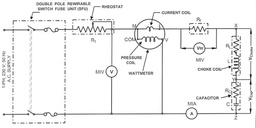
#> input picture python project/drawing/dia.jpg, 256 x 128 px, shrunk from 1100 x 549 before the run, found by its file name
$ python draw.py
#> lines starting #> are read from the running program, lines starting #| are printed output that depends on the picture
from PIL import Image
import pytesseract
import numpy as np
import random

pytesseract.pytesseract.tesseract_cmd=r'C:\Program Files\Tesseract-OCR\tesseract.exe'
img=Image.open('python project/drawing/dia.jpg')
#> img is the input picture: PIL image 256x128 RGB; min 0, max 255, mean 242.2
img=img.resize((4*img.width,4*img.height))
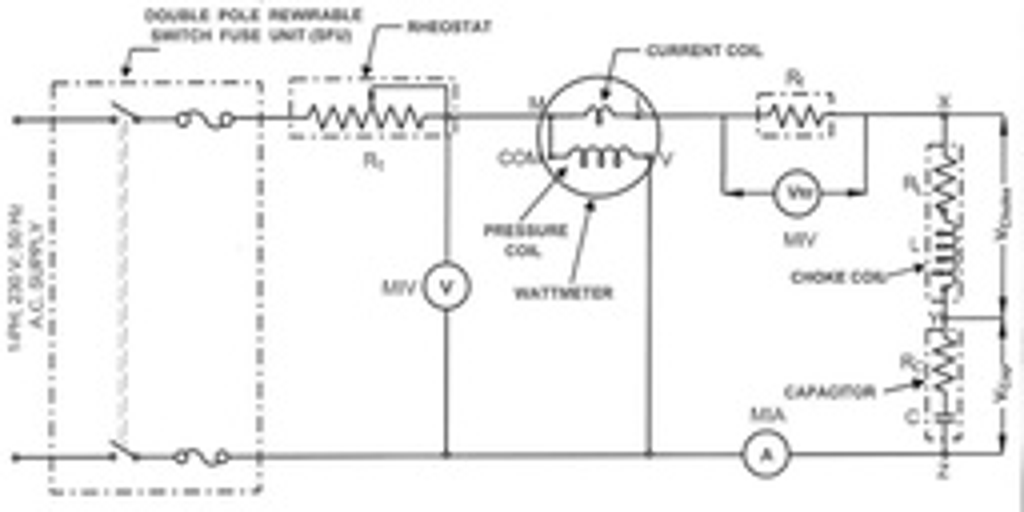
#> img: PIL image 1024x512 RGB; min 0, max 255, mean 242
arr=np.array(img)
a=np.zeros([img.height,img.width,3],dtype=np.uint8)
a[:,:]=[230,230,245]

for i in range(img.height):
    for j in range(img.width):
        if arr[i,j,0]<100 and arr[i,j,1]<100 :
            x=random.randint(0,3)
            if x!=0:
                a[i,j]=[82, 83, 84]
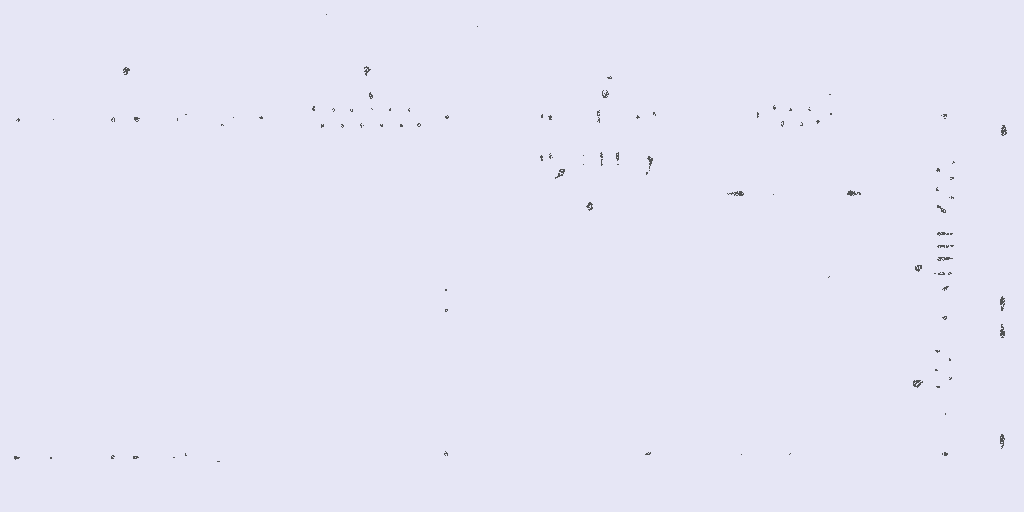
#> a: shape (512, 1024, 3); mean of channels 0, 1, 2 229.6, 229.6, 244.6; drawn as R, G, B

#> (the run stopped early here; a loop or call above may not have finished)
